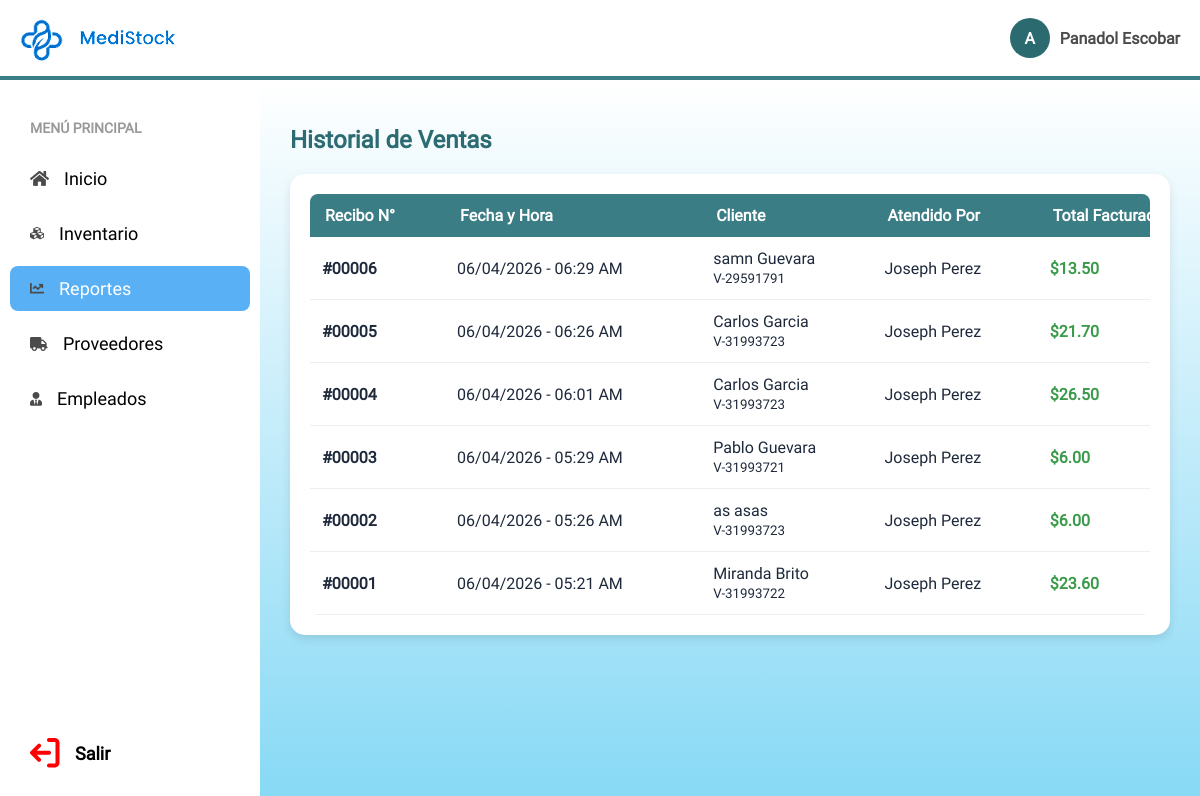
The app's page /ventanas/reportes/reportes.php (signed in) with its own data.
### tables this page shows
CREATE TABLE `ventas` (
  `id` int(11) NOT NULL,
  `id_cliente` int(11) NOT NULL,
  `cedula_cliente` varchar(20) NOT NULL,
  `nombre_cliente` varchar(100) NOT NULL,
  `telefono_cliente` varchar(20) NOT NULL,
  `total_venta` decimal(10,2) NOT NULL,
  `id_vendedor` int(11) NOT NULL,
  `fecha_venta` timestamp NOT NULL DEFAULT current_timestamp()
);

CREATE TABLE `usuarios` (
  `id` int(11) NOT NULL,
  `tipo_doc` varchar(2) NOT NULL,
  `cedula` varchar(20) NOT NULL,
  `nombre` varchar(50) NOT NULL,
  `apellido` varchar(50) NOT NULL,
  `email` varchar(100) NOT NULL,
  `telefono` varchar(20) NOT NULL,
  `password` varchar(255) NOT NULL,
  `rol` enum('Administrador','Vendedor') DEFAULT 'Vendedor',
  `fecha_registro` timestamp NOT NULL DEFAULT current_timestamp()
);

### ventanas/reportes/reportes.php (the view, shortened to what this page needs)
<?php
require '../login/php/conexion.php';
$sql_ventas = "SELECT v.id as recibo, v.fecha_venta, v.cedula_cliente, v.nombre_cliente, v.total_venta, u.nombre as vendedor_nombre, u.apellido as vendedor_apellido
               FROM ventas v
               LEFT JOIN usuarios u ON v.id_vendedor = u.id
               ORDER BY v.fecha_venta DESC";
$resultado = $conn->query($sql_ventas);
?>
<!DOCTYPE html>
<html lang="es">
<head>
    <link rel="stylesheet" href="../../css/globals.css">
    <link rel="stylesheet" href="../../css/style.css">
</head>
<body>
    <div class="app-container">
        <header class="header">
          <div class="header-left">
            <img class="logo" src="../../img/logo.png" />
            <img class="texto" src="../../img/tipografia.png" />
          </div>
          <div class="header-user"><div class="user-avatar">A</div><span><?php echo $_SESSION['nombre_completo']; ?></span></div>
        </header>
        <aside class="sidebar">
          <div class="sidebar-title">MENÚ PRINCIPAL</div>
          <a href="../menuprincipal/menu.php" class="sidebar-item" style="color: inherit; text-decoration: none;"><img src="../../img/home.png"> <span>Inicio</span></a>
          <a href="../inventario/inventario.php" class="sidebar-item" style="color: inherit; text-decoration: none;"><img src="../../img/inventory.png"> <span>Inventario</span></a>
          <div class="sidebar-item active"><img src="../../img/report.png"> <span>Reportes</span></div>
          <a href="../proovedores/proovedores.php" class="sidebar-item" style="color: inherit; text-decoration: none;"><img src="../../img/cargamento.png"> <span>Proveedores</span></a>
          <a href="../empleados/empleados.php" class="sidebar-item" style="color: inherit; text-decoration: none;"><img src="../../img/empleados.png"> <span>Empleados</span></a>
          <a href="../login/login.php" class="sidebar-item logout-btn" style="color: inherit; text-decoration: none;"><img src="../../img/salir.png"> <span>Salir</span></a>
        </aside>
        <main class="main-content">
            <h1 class="page-title">Historial de Ventas</h1>
            <div class="table-section">
                <div class="table-responsive">
                    <table class="inventory-table">
                        <thead>
                            <tr>
                                <th>Recibo N°</th>
                                <th>Fecha y Hora</th>
                                <th>Cliente</th>
                                <th>Atendido Por</th>
                                <th>Total Facturado</th>
                            </tr>
                        </thead>
                        <tbody>
                            <?php while($v = $resultado->fetch_assoc()): ?>
                                <tr>
                                    <td><strong>#<?php echo str_pad($v['recibo'], 5, "0", STR_PAD_LEFT); ?></strong></td>
                                    <td><?php echo date("d/m/Y - h:i A", strtotime($v['fecha_venta'])); ?></td>
                                    <td><?php echo htmlspecialchars($v['nombre_cliente']); ?><br><small>V-<?php echo $v['cedula_cliente']; ?></small></td>
                                    <td><?php echo htmlspecialchars($v['vendedor_nombre'] . ' ' . $v['vendedor_apellido']); ?></td>
                                    <td style="color:#3b9b4a; font-weight:bold;">$<?php echo number_format($v['total_venta'], 2); ?></td>
                                </tr>
                            <?php endwhile; ?>
                        </tbody>
                    </table>
                </div>
            </div>
        </main>
    </div>
</body>
</html>

### css/globals.css (style rules this page uses)
* { -webkit-font-smoothing: antialiased; box-sizing: border-box; }
html, body { margin: 0px; height: 100%; }
a { text-decoration: none; }

### css/style.css (style rules this page uses)
body, html { margin: 0; padding: 0; height: 100vh; font-family: "Roboto-Regular", Helvetica, sans-serif; overflow: hidden; background-color: #f3f8fb; }
* { scrollbar-width: none; -ms-overflow-style: none; }
.app-container { display: grid; grid-template-columns: 260px 1fr; grid-template-rows: 80px 1fr; height: 100vh; }
.header { grid-column: 1 / -1; background-color: #ffffff; border-bottom: 4px solid #3b7d85; display: flex; justify-content: space-between; align-items: center; padding: 0 20px; z-index: 10; }
.header-left { display: flex; align-items: center; gap: 15px; }
.header-left img.logo { height: 50px; }
.header-left img.texto { height: 18px; }
.header-user { display: flex; align-items: center; gap: 10px; font-weight: bold; color: #4b4b4b; }
.user-avatar { background-color: #2b6b6f; color: white; width: 40px; height: 40px; border-radius: 50%; display: flex; justify-content: center; align-items: center; }
.sidebar { background-color: #ffffff; box-shadow: 4px 0px 10px rgba(0,0,0,0.05); padding: 20px 10px; display: flex; flex-direction: column; gap: 10px; }
.sidebar-item { display: flex; align-items: center; gap: 15px; padding: 12px 20px; color: #4b4b4b; font-size: 18px; border-radius: 8px; cursor: pointer; transition: 0.2s; }
.sidebar-item.active { background-color: #5ab0f4; color: white; }
.sidebar-title { font-weight: bold; color: #999; font-size: 14px; margin: 20px 0 10px 20px; }
.logout-btn { margin-top: auto; color: #d94a4a; font-weight: bold; }
.main-content { background: linear-gradient(180deg, #ffffff 0%, #87d9f5 100%); padding: 30px; overflow-y: auto; }
h1.page-title { color: #2b6b71; font-size: 24px; margin-bottom: 20px; font-weight: 600; }
.table-section { background: white; border-radius: 15px; padding: 20px; box-shadow: 0 4px 10px rgba(0,0,0,0.1); }
.table-responsive { width: 100%; overflow-x: auto; }
.inventory-table { width: 100%; border-collapse: collapse; min-width: 1100px; }
.inventory-table th { background-color: #3b8b5a; color: white; padding: 12px; text-align: left; font-weight: 600; }
.inventory-table td { padding: 12px; border-bottom: 1px solid #eee; color: #1e293b; }
.table-responsive { max-height: 60vh; overflow-y: auto; border-radius: 8px; }
.inventory-table thead th { position: sticky; top: 0; background-color: #3b7d85; color: #ffffff; z-index: 10; box-shadow: 0 2px 4px rgba(0, 0, 0, 0.1); padding: 12px 15px; }

### records on screen
ventas: id "00006", fecha_venta "06/04/2026 - 06:29 AM", nombre_cliente "samn Guevara", cedula_cliente "29591791", usuarios.nombre+apellido "Joseph Perez", total_venta "13.50"
ventas: id "00005", fecha_venta "06/04/2026 - 06:26 AM", nombre_cliente "Carlos Garcia", cedula_cliente "31993723", usuarios.nombre+apellido "Joseph Perez", total_venta "21.70"
ventas: id "00004", fecha_venta "06/04/2026 - 06:01 AM", nombre_cliente "Carlos Garcia", cedula_cliente "31993723", usuarios.nombre+apellido "Joseph Perez", total_venta "26.50"
ventas: id "00003", fecha_venta "06/04/2026 - 05:29 AM", nombre_cliente "Pablo Guevara", cedula_cliente "31993721", usuarios.nombre+apellido "Joseph Perez", total_venta "6.00"
ventas: id "00002", fecha_venta "06/04/2026 - 05:26 AM", nombre_cliente "as asas", cedula_cliente "31993723", usuarios.nombre+apellido "Joseph Perez", total_venta "6.00"
ventas: id "00001", fecha_venta "06/04/2026 - 05:21 AM", nombre_cliente "Miranda Brito", cedula_cliente "31993722", usuarios.nombre+apellido "Joseph Perez", total_venta "23.60"

### other values on screen
$_SESSION['nombre_completo'] "Panadol Escobar"
